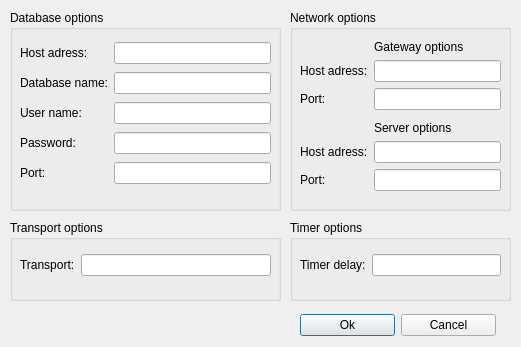
<?xml version="1.0" encoding="UTF-8"?>
<ui version="4.0">
 <class>OptionsDialog</class>
 <widget class="QDialog" name="OptionsDialog">
  <property name="geometry">
   <rect>
    <x>0</x>
    <y>0</y>
    <width>521</width>
    <height>347</height>
   </rect>
  </property>
  <property name="windowTitle">
   <string>Options</string>
  </property>
  <property name="modal">
   <bool>true</bool>
  </property>
  <widget class="QGroupBox" name="groupBox_DB">
   <property name="geometry">
    <rect>
     <x>10</x>
     <y>10</y>
     <width>271</width>
     <height>201</height>
    </rect>
   </property>
   <property name="title">
    <string>Database options</string>
   </property>
   <widget class="QWidget" name="gridLayoutWidget">
    <property name="geometry">
     <rect>
      <x>10</x>
      <y>30</y>
      <width>251</width>
      <height>151</height>
     </rect>
    </property>
    <layout class="QGridLayout" name="gridLayout">
     <item row="2" column="1">
      <widget class="QLineEdit" name="lineEdit_user"/>
     </item>
     <item row="3" column="1">
      <widget class="QLineEdit" name="lineEdit_password"/>
     </item>
     <item row="0" column="1">
      <widget class="QLineEdit" name="lineEdit_hostDB"/>
     </item>
     <item row="1" column="1">
      <widget class="QLineEdit" name="lineEdit_DBname"/>
     </item>
     <item row="4" column="1">
      <widget class="QLineEdit" name="lineEdit_portDB"/>
     </item>
     <item row="0" column="0">
      <widget class="QLabel" name="label_hostDB">
       <property name="text">
        <string>Host adress:</string>
       </property>
      </widget>
     </item>
     <item row="1" column="0">
      <widget class="QLabel" name="label_DBname">
       <property name="text">
        <string>Database name:</string>
       </property>
      </widget>
     </item>
     <item row="2" column="0">
      <widget class="QLabel" name="label_username">
       <property name="text">
        <string>User name:</string>
       </property>
      </widget>
     </item>
     <item row="3" column="0">
      <widget class="QLabel" name="label_password">
       <property name="text">
        <string>Password:</string>
       </property>
      </widget>
     </item>
     <item row="4" column="0">
      <widget class="QLabel" name="label_portDB">
       <property name="text">
        <string>Port:</string>
       </property>
      </widget>
     </item>
    </layout>
   </widget>
  </widget>
  <widget class="QGroupBox" name="groupBox_Transport">
   <property name="geometry">
    <rect>
     <x>10</x>
     <y>220</y>
     <width>271</width>
     <height>81</height>
    </rect>
   </property>
   <property name="title">
    <string>Transport options</string>
   </property>
   <widget class="QWidget" name="gridLayoutWidget_2">
    <property name="geometry">
     <rect>
      <x>10</x>
      <y>30</y>
      <width>251</width>
      <height>31</height>
     </rect>
    </property>
    <layout class="QGridLayout" name="gridLayout_2">
     <item row="0" column="0">
      <widget class="QLabel" name="label_7">
       <property name="text">
        <string>Transport:</string>
       </property>
      </widget>
     </item>
     <item row="0" column="1">
      <widget class="QLineEdit" name="lineEdit_transport"/>
     </item>
    </layout>
   </widget>
  </widget>
  <widget class="QGroupBox" name="groupBox_Net">
   <property name="geometry">
    <rect>
     <x>290</x>
     <y>10</y>
     <width>221</width>
     <height>201</height>
    </rect>
   </property>
   <property name="layoutDirection">
    <enum>Qt::LeftToRight</enum>
   </property>
   <property name="title">
    <string>Network options</string>
   </property>
   <widget class="QWidget" name="gridLayoutWidget_3">
    <property name="geometry">
     <rect>
      <x>10</x>
      <y>30</y>
      <width>201</width>
      <height>151</height>
     </rect>
    </property>
    <layout class="QGridLayout" name="gridLayout_3">
     <item row="5" column="1">
      <widget class="QLineEdit" name="lineEdit_hostServer"/>
     </item>
     <item row="1" column="1">
      <widget class="QLineEdit" name="lineEdit_hostGateway"/>
     </item>
     <item row="2" column="1">
      <widget class="QLineEdit" name="lineEdit_portGateway"/>
     </item>
     <item row="6" column="1">
      <widget class="QLineEdit" name="lineEdit_hostPort"/>
     </item>
     <item row="1" column="0">
      <widget class="QLabel" name="label_12">
       <property name="text">
        <string>Host adress:</string>
       </property>
      </widget>
     </item>
     <item row="2" column="0">
      <widget class="QLabel" name="label_13">
       <property name="text">
        <string>Port:</string>
       </property>
      </widget>
     </item>
     <item row="5" column="0">
      <widget class="QLabel" name="label_15">
       <property name="text">
        <string>Host adress:</string>
       </property>
      </widget>
     </item>
     <item row="6" column="0">
      <widget class="QLabel" name="label_16">
       <property name="text">
        <string>Port:</string>
       </property>
      </widget>
     </item>
     <item row="0" column="1">
      <widget class="QLabel" name="label_37">
       <property name="text">
        <string>Gateway options</string>
       </property>
      </widget>
     </item>
     <item row="4" column="1">
      <widget class="QLabel" name="label_38">
       <property name="text">
        <string>Server options</string>
       </property>
      </widget>
     </item>
     <item row="3" column="1">
      <spacer name="verticalSpacer">
       <property name="orientation">
        <enum>Qt::Vertical</enum>
       </property>
       <property name="sizeHint" stdset="0">
        <size>
         <width>20</width>
         <height>40</height>
        </size>
       </property>
      </spacer>
     </item>
    </layout>
   </widget>
  </widget>
  <widget class="QGroupBox" name="groupBox_Timer">
   <property name="geometry">
    <rect>
     <x>290</x>
     <y>220</y>
     <width>221</width>
     <height>81</height>
    </rect>
   </property>
   <property name="title">
    <string>Timer options</string>
   </property>
   <widget class="QWidget" name="gridLayoutWidget_4">
    <property name="geometry">
     <rect>
      <x>10</x>
      <y>30</y>
      <width>201</width>
      <height>31</height>
     </rect>
    </property>
    <layout class="QGridLayout" name="gridLayout_4">
     <item row="0" column="1">
      <widget class="QLineEdit" name="lineEdit_delay"/>
     </item>
     <item row="0" column="0">
      <widget class="QLabel" name="label_17">
       <property name="text">
        <string>Timer delay:</string>
       </property>
      </widget>
     </item>
    </layout>
   </widget>
  </widget>
  <widget class="QWidget" name="horizontalLayoutWidget">
   <property name="geometry">
    <rect>
     <x>300</x>
     <y>310</y>
     <width>196</width>
     <height>31</height>
    </rect>
   </property>
   <layout class="QHBoxLayout" name="horizontalLayout">
    <item>
     <widget class="QPushButton" name="Ok">
      <property name="text">
       <string>Ok</string>
      </property>
     </widget>
    </item>
    <item>
     <widget class="QPushButton" name="Cancel">
      <property name="text">
       <string>Cancel</string>
      </property>
     </widget>
    </item>
   </layout>
  </widget>
 </widget>
 <resources/>
 <connections/>
</ui>
